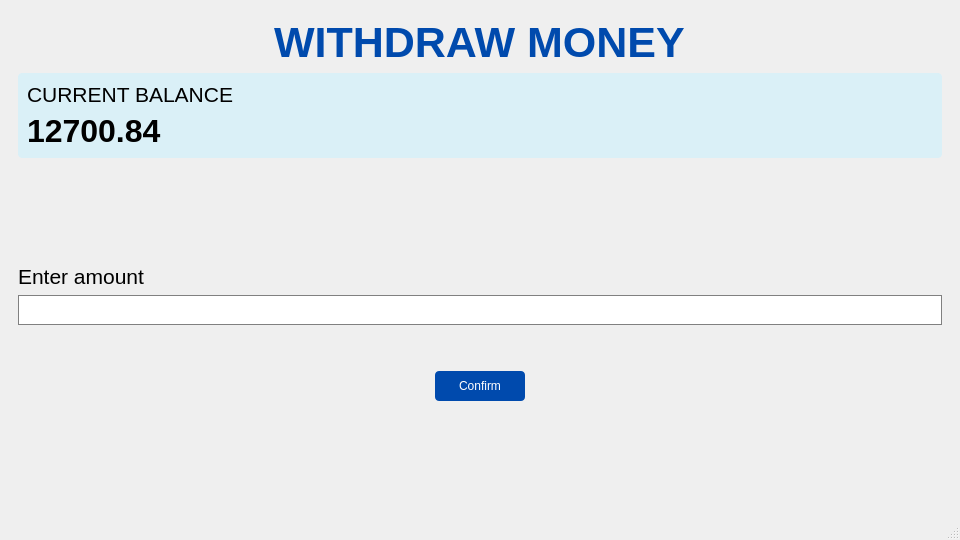
<?xml version="1.0" encoding="UTF-8"?>
<ui version="4.0">
 <class>MainWindow</class>
 <widget class="QMainWindow" name="MainWindow">
  <property name="geometry">
   <rect>
    <x>0</x>
    <y>0</y>
    <width>960</width>
    <height>540</height>
   </rect>
  </property>
  <property name="windowTitle">
   <string>MainWindow</string>
  </property>
  <widget class="QWidget" name="centralwidget">
   <layout class="QVBoxLayout" name="verticalLayout_5">
    <item>
     <widget class="QGroupBox" name="groupBox">
      <property name="styleSheet">
       <string notr="true">border: 0;</string>
      </property>
      <property name="title">
       <string/>
      </property>
      <layout class="QVBoxLayout" name="verticalLayout_4">
       <item alignment="Qt::AlignHCenter">
        <widget class="QLabel" name="label">
         <property name="font">
          <font>
           <pointsize>32</pointsize>
           <bold>true</bold>
          </font>
         </property>
         <property name="styleSheet">
          <string notr="true">color: #004aad;</string>
         </property>
         <property name="text">
          <string>WITHDRAW MONEY</string>
         </property>
        </widget>
       </item>
       <item>
        <widget class="QGroupBox" name="groupBox_2">
         <property name="styleSheet">
          <string notr="true">background: #daf0f7;
border-radius: 4px;</string>
         </property>
         <property name="title">
          <string/>
         </property>
         <layout class="QVBoxLayout" name="verticalLayout_2">
          <item>
           <widget class="QLabel" name="balance_tag">
            <property name="font">
             <font>
              <pointsize>16</pointsize>
             </font>
            </property>
            <property name="text">
             <string>CURRENT BALANCE</string>
            </property>
           </widget>
          </item>
          <item>
           <widget class="QLabel" name="balance_label">
            <property name="font">
             <font>
              <pointsize>24</pointsize>
              <bold>true</bold>
             </font>
            </property>
            <property name="text">
             <string>12700.84</string>
            </property>
           </widget>
          </item>
         </layout>
        </widget>
       </item>
       <item>
        <spacer name="verticalSpacer_2">
         <property name="orientation">
          <enum>Qt::Vertical</enum>
         </property>
         <property name="sizeHint" stdset="0">
          <size>
           <width>20</width>
           <height>40</height>
          </size>
         </property>
        </spacer>
       </item>
       <item>
        <layout class="QVBoxLayout" name="verticalLayout_3">
         <item>
          <layout class="QVBoxLayout" name="verticalLayout">
           <item>
            <widget class="QLabel" name="label_3">
             <property name="font">
              <font>
               <pointsize>16</pointsize>
              </font>
             </property>
             <property name="text">
              <string>Enter amount</string>
             </property>
            </widget>
           </item>
           <item>
            <widget class="QLineEdit" name="lineEdit">
             <property name="minimumSize">
              <size>
               <width>0</width>
               <height>30</height>
              </size>
             </property>
             <property name="styleSheet">
              <string notr="true">border: 1px solid gray;</string>
             </property>
             <property name="text">
              <string/>
             </property>
            </widget>
           </item>
           <item>
            <spacer name="verticalSpacer_4">
             <property name="orientation">
              <enum>Qt::Vertical</enum>
             </property>
             <property name="sizeHint" stdset="0">
              <size>
               <width>20</width>
               <height>40</height>
              </size>
             </property>
            </spacer>
           </item>
          </layout>
         </item>
         <item alignment="Qt::AlignHCenter">
          <widget class="QPushButton" name="btn_confirm">
           <property name="minimumSize">
            <size>
             <width>90</width>
             <height>30</height>
            </size>
           </property>
           <property name="styleSheet">
            <string notr="true">background: #004aad;
color: #ffffff;
border-radius: 4px;</string>
           </property>
           <property name="text">
            <string>Confirm</string>
           </property>
          </widget>
         </item>
        </layout>
       </item>
       <item>
        <spacer name="verticalSpacer_3">
         <property name="orientation">
          <enum>Qt::Vertical</enum>
         </property>
         <property name="sizeHint" stdset="0">
          <size>
           <width>20</width>
           <height>40</height>
          </size>
         </property>
        </spacer>
       </item>
      </layout>
     </widget>
    </item>
   </layout>
  </widget>
  <widget class="QMenuBar" name="menubar">
   <property name="geometry">
    <rect>
     <x>0</x>
     <y>0</y>
     <width>960</width>
     <height>22</height>
    </rect>
   </property>
  </widget>
  <widget class="QStatusBar" name="statusbar"/>
 </widget>
 <resources/>
 <connections/>
</ui>
